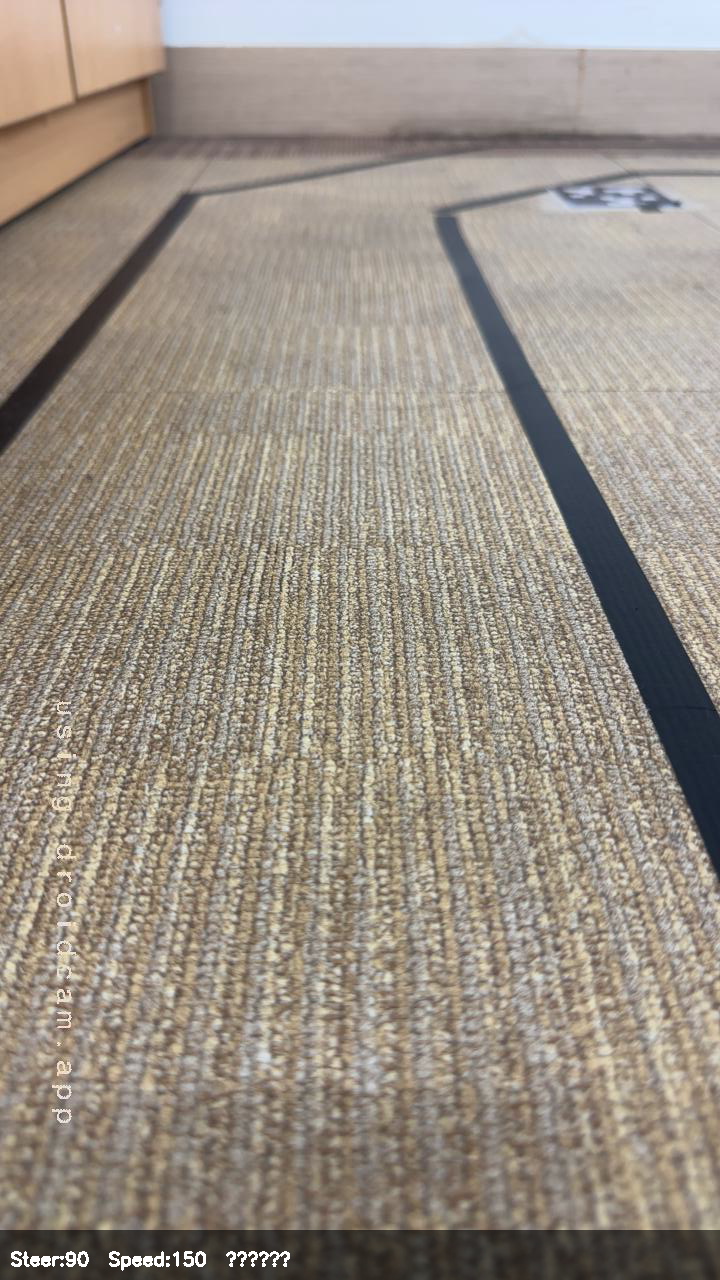
#> input picture Chapter/Chapter07/7-3/recordings/video/train_000037_090.png, 720 x 1280 px, found by its file name; its folder holds only this picture in this run
$ python annotate.py
#> lines starting #> are read from the running program, lines starting #| are printed output that depends on the picture
import cv2
import numpy as np
import os
import json

VIDEO_DIR = r"C:\Users\user\Desktop\self-driving\video"
OUTPUT_JSON = r"C:\Users\user\Desktop\self-driving\annotations.json"
DISPLAY_W = 960
WINDOW = "Annotator"

LINE_KEYS = {
    ord('1'): "left_inner",
    ord('2'): "left_outer",
    ord('3'): "right_inner",
    ord('4'): "right_outer",
}
LINE_COLORS = {
    "left_inner": (0, 255, 0),
    "left_outer": (0, 200, 0),
    "right_inner": (0, 0, 255),
    "right_outer": (0, 0, 200),
}
LINE_LABELS = {
    "left_inner": "L1",
    "left_outer": "L2",
    "right_inner": "R1",
    "right_outer": "R2",
}

point1 = None
point2 = None
temp_lines = {}
scale = 1.0
base_img = None
msg = ""


def redraw():
    img = base_img.copy()
    for side, pts in temp_lines.items():
        color = LINE_COLORS.get(side, (255, 255, 255))
        p1 = (int(pts[0][0] * scale), int(pts[0][1] * scale))
        p2 = (int(pts[1][0] * scale), int(pts[1][1] * scale))
        cv2.line(img, p1, p2, color, 2)
        cv2.circle(img, p1, 5, color, -1)
        cv2.circle(img, p2, 5, color, -1)
        label = LINE_LABELS.get(side, side)
        mx = (p1[0] + p2[0]) // 2
        my = (p1[1] + p2[1]) // 2
        cv2.putText(img, label, (mx - 10, my - 10),
                    cv2.FONT_HERSHEY_SIMPLEX, 0.7, color, 2)

    if point1 and not point2:
        cv2.circle(img, point1, 5, (0, 255, 255), -1)
    if point1 and point2:
        cv2.line(img, point1, point2, (0, 255, 255), 2)
        cv2.circle(img, point1, 5, (0, 255, 255), -1)
        cv2.circle(img, point2, 5, (0, 255, 255), -1)

    h, w = base_img.shape[:2]
    marked = [LINE_LABELS.get(k, k) for k in temp_lines.keys()]
    info1 = f"Points: {'2/2' if point2 else '1/2' if point1 else '0/2'}  |  Lines: {', '.join(marked) or 'none'}"
    cv2.putText(img, info1, (10, 25), cv2.FONT_HERSHEY_SIMPLEX, 0.55, (255, 255, 255), 2)
    if msg:
        cv2.putText(img, msg, (10, 55), cv2.FONT_HERSHEY_SIMPLEX, 0.6, (0, 255, 255), 2)
    help_text = "1=L1(in) 2=L2(out) 3=R1(in) 4=R2(out) S=save C=clear N=next P=prev Q=quit"
    cv2.putText(img, help_text, (10, h - 10), cv2.FONT_HERSHEY_SIMPLEX, 0.45, (200, 200, 200), 1)
    cv2.imshow(WINDOW, img)


def mouse_cb(event, x, y, flags, param):
    global point1, point2
    if event == cv2.EVENT_LBUTTONDOWN:
        if point1 is None:
            point1 = (x, y)
            print(f"  [CLICK] Point 1: ({x},{y})")
        else:
            point2 = (x, y)
            print(f"  [CLICK] Point 2: ({x},{y}) - Now press 1/2/3/4")
        redraw()


def main():
    global point1, point2, temp_lines, scale, base_img, msg

    if os.path.exists(OUTPUT_JSON):
        with open(OUTPUT_JSON, "r") as f:
#> (reads Chapter/Chapter07/7-3/self-driving/self-driving3/annotations.json from the repository)
            all_ann = json.load(f)
    else:
        all_ann = {}

    files = sorted([f for f in os.listdir(VIDEO_DIR)
                    if f.startswith("train_") and f.endswith(".png")])
    if not files:
        print("No images")
        return

    cv2.namedWindow(WINDOW, cv2.WINDOW_NORMAL)
    cv2.resizeWindow(WINDOW, DISPLAY_W, 700)
    cv2.setMouseCallback(WINDOW, mouse_cb)

    idx = 0
    need_reload = True

    print("\n=== 4-Line Annotation ===")
    print("Click 2 points, then:")
    print("  1 = L1 (left inner)")
    print("  2 = L2 (left outer)")
    print("  3 = R1 (right inner)")
    print("  4 = R2 (right outer)")
    print("S=save  C=clear  N=next  P=prev  Q=quit\n")

    while idx < len(files):
        if need_reload:
            fname = files[idx]
            frame = cv2.imread(os.path.join(VIDEO_DIR, fname))
#> frame is the input picture: shape (1280, 720, 3); mean B, G, R 133.7, 144.4, 153.5
            if frame is None:
                idx += 1
                continue

            h, w = frame.shape[:2]
#> h = 1280; w = 720
            scale = DISPLAY_W / w
#> scale = 1.33
            display_h = int(h * scale)
#> display_h = 1706
            base_img = cv2.resize(frame, (DISPLAY_W, display_h))

            point1 = None
            point2 = None
            temp_lines = all_ann.get(fname, {}).copy()
            msg = ""

            cv2.setWindowTitle(WINDOW, f"[{idx+1}/{len(files)}] {fname}")
            redraw()
#> in redraw, `cv2.putText(img, help_text, (10, h - 10), cv2.FONT_HERSHEY_SIMPLEX, 0...`:
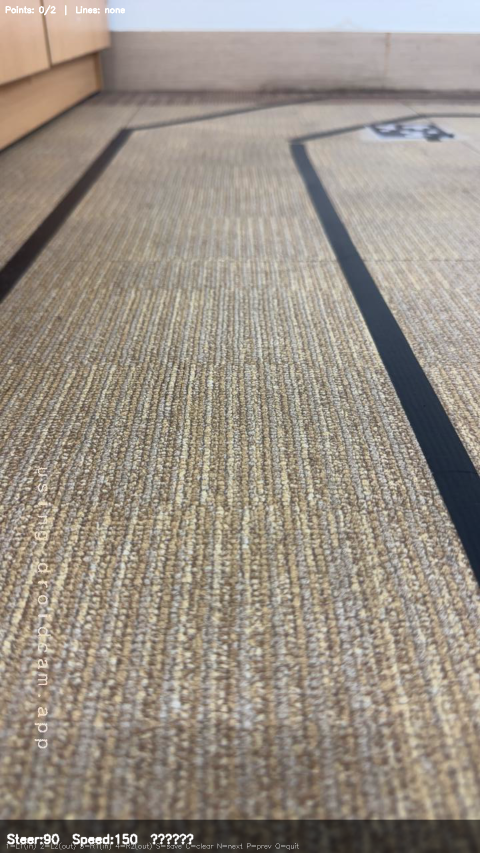
#> img: shape (1706, 960, 3) (shown at 1/2 size); mean B, G, R 133.8, 144.4, 153.5
            need_reload = False

        key = cv2.waitKey(0) & 0xFF
#> (key q is pressed here)

        if key == ord('q'):
            break
        elif key == ord('n'):
            idx += 1
            need_reload = True
        elif key == ord('p'):
            idx = max(0, idx - 1)
            need_reload = True
        elif key == ord('c'):
            point1 = None
            point2 = None
            msg = "Cleared"
            print("  [CLEAR]")
            redraw()
        elif key in LINE_KEYS:
            if point1 and point2:
                line_name = LINE_KEYS[key]
                temp_lines[line_name] = [
                    [int(point1[0]/scale), int(point1[1]/scale)],
                    [int(point2[0]/scale), int(point2[1]/scale)]
                ]
                msg = f"{LINE_LABELS[line_name]} registered"
                print(f"  [{LINE_LABELS[line_name]}] {temp_lines[line_name]}")
                point1 = None
                point2 = None
                redraw()
            else:
                msg = "Need 2 points first!"
                print(f"  [{LINE_LABELS.get(LINE_KEYS[key], '?')}] FAILED - need 2 points")
                redraw()
        elif key == ord('s'):
            all_ann[fname] = temp_lines.copy()
            with open(OUTPUT_JSON, "w") as f:
                json.dump(all_ann, f, indent=2)
            msg = f"SAVED -> {list(temp_lines.keys())}"
            print(f"  [SAVE] {fname}: {list(temp_lines.keys())}")
            redraw()

    with open(OUTPUT_JSON, "w") as f:
        json.dump(all_ann, f, indent=2)
    print(f"\nTotal saved: {len(all_ann)}")
    cv2.destroyAllWindows()


if __name__ == "__main__":
    main()
